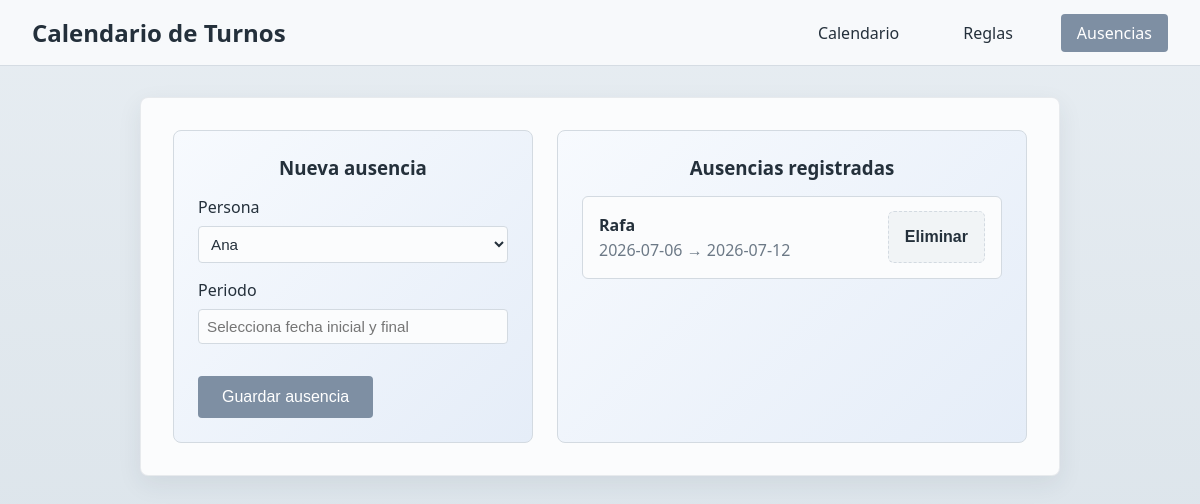
The page //api/absences on the database its author committed.
### models.py (models this page shows)
class Absence(db.Model):
    __tablename__ = 'absences'
    person = db.Column(db.String(50), primary_key=True)
    start_date = db.Column(db.Date, primary_key=True)
    end_date = db.Column(db.Date, nullable=False)
    created_at = db.Column(db.DateTime, default=datetime.utcnow)
    updated_at = db.Column(db.DateTime, default=datetime.utcnow, onupdate=datetime.utcnow)

### app.py (the view)
@app.route(f'/{SECRET_PATH}/api/absences', methods=['GET', 'POST', 'DELETE'])
def manage_absences():
    if request.method == 'GET':
        absences = Absence.query.order_by(Absence.start_date.desc(), Absence.person).all()
        return jsonify([serialize_absence(absence) for absence in absences])
    data = request.get_json() or {}
    if request.method == 'DELETE':
        person = data.get('person')
        start_date_str = data.get('start_date')
        if not person or not start_date_str:
            return jsonify({'success': False, 'error': 'Datos no válidos'}), 400
        start_date = datetime.fromisoformat(start_date_str).date()
        absence = Absence.query.filter_by(person=person, start_date=start_date).first()
        if not absence:
            return jsonify({'success': False, 'error': 'Ausencia no encontrada'}), 404
        db.session.delete(absence)
        db.session.commit()
        app_state.touch_data()
        return jsonify({'success': True})
    start_date_str = data.get('start_date')
    end_date_str = data.get('end_date')
    person = data.get('person')
    original_person = data.get('original_person')
    original_start_date_str = data.get('original_start_date')
    if not start_date_str or not end_date_str or person not in PEOPLE:
        return jsonify({'success': False, 'error': 'Datos no válidos'}), 400
    start_date = datetime.fromisoformat(start_date_str).date()
    end_date = datetime.fromisoformat(end_date_str).date()
    if end_date < start_date:
        return jsonify({'success': False, 'error': 'La fecha final no puede ser anterior a la inicial'}), 400
    original_start_date = (
        datetime.fromisoformat(original_start_date_str).date()
        if original_start_date_str else None
    )
    if original_person and original_start_date:
        original_absence = Absence.query.filter_by(
            person=original_person,
            start_date=original_start_date,
        ).first()
        if original_absence and (original_person != person or original_start_date != start_date):
            db.session.delete(original_absence)
            db.session.flush()
    absence = Absence.query.filter_by(person=person, start_date=start_date).first()
    if not absence:
        absence = Absence(person=person, start_date=start_date)
    absence.end_date = end_date
    db.session.add(absence)
    db.session.commit()
    app_state.touch_data()
    return jsonify({'success': True})

### app.py (called while the page is built, shortened)
def serialize_absence(absence):
    return {
        'start_date': absence.start_date.isoformat(),
        'end_date': absence.end_date.isoformat(),
        'person': absence.person,
    }

def absences_cache_key():
    return 'absences'

def ensure_holiday_refresh_worker():
    global holiday_refresh_thread
    with holiday_refresh_thread_lock:
        if holiday_refresh_thread and holiday_refresh_thread.is_alive():
            return
        holiday_refresh_thread = Thread(
            target=holiday_refresh_worker,
            name='holiday-refresh',
            daemon=True,
        )
        holiday_refresh_thread.start()
        app.logger.info('Worker de recarga de festivos iniciado')

def ensure_custom_shift_schema():
    inspector = db.inspect(db.engine)
    if 'custom_shifts' not in inspector.get_table_names():
        return
    columns = inspector.get_columns('custom_shifts')
    column_names = {column['name'] for column in columns}
    person_column = next((column for column in columns if column['name'] == 'person'), None)
    note_exists = 'note' in column_names
    person_allows_null = bool(person_column and person_column.get('nullable', False))
    if note_exists and person_allows_null:
        return

def ensure_absence_schema():
    inspector = db.inspect(db.engine)
    if 'absences' not in inspector.get_table_names():
        return
    columns = {column['name'] for column in inspector.get_columns('absences')}
    primary_key = inspector.get_pk_constraint('absences').get('constrained_columns') or []
    expected_primary_key = ['person', 'start_date']
    if columns >= {'person', 'start_date', 'end_date'} and primary_key == expected_primary_key:
        return

@app.route(f'/{SECRET_PATH}/absences')
@app_state.cached_view(lambda: absences_cache_key(), ('data',))
def absences():
    absences_list = Absence.query.order_by(Absence.start_date.desc(), Absence.person).all()
    context = {
        'people': sorted(PEOPLE),
        'absences': [serialize_absence(absence) for absence in absences_list],
    }
    return render_template('absences.html', **context)

@app.before_request
def create_tables():
    db.create_all()
    ensure_custom_shift_schema()
    ensure_absence_schema()
    ensure_holiday_refresh_worker()

### templates/absences.html (shortened to what this page needs)
{% extends "base.html" %}
{% block extra_head %}
<link rel="stylesheet" href="https://cdn.jsdelivr.net/npm/flatpickr/dist/flatpickr.min.css">
{% endblock %}
{% block content %}
<div class="settings-container">
    <div class="absence-layout">
        <section class="rule-card absence-form-card">
            <h3>Nueva ausencia</h3>
            <div class="form-group">
                <label for="absencePerson">Persona</label>
                <select id="absencePerson">
                    {% for person in people %}
                    <option value="{{ person }}">{{ person }}</option>
                    {% endfor %}
                </select>
            </div>
            <div class="form-group">
                <label for="absenceDateRange">Periodo</label>
                <input id="absenceDateRange" type="text" placeholder="Selecciona fecha inicial y final">
            </div>
            <div class="absence-form-actions">
                <button id="absenceSaveButton" class="btn btn-save" type="button">Guardar ausencia</button>
            </div>
        </section>
        <section class="rule-card absence-list-card">
            <h3>Ausencias registradas</h3>
            <div id="absenceList" class="absence-list">
                {% for absence in absences %}
                <article class="absence-item"
                    data-person="{{ absence.person }}"
                    data-start-date="{{ absence.start_date }}"
                    data-end-date="{{ absence.end_date }}">
                    <div class="absence-summary">
                        <strong>{{ absence.person }}</strong>
                        <button class="absence-dates-button" type="button">
                            {{ absence.start_date }} → {{ absence.end_date }}
                        </button>
                    </div>
                    <div class="absence-item-actions">
                        <button class="shift-option shift-option-clear absence-delete-button" type="button">Eliminar</button>
                    </div>
                </article>
                {% else %}
                <p id="absenceEmptyState" class="absence-empty">No hay ausencias registradas.</p>
                {% endfor %}
            </div>
        </section>
    </div>
</div>
{% endblock %}

### static/style.css (style rules this page uses)
:root { color-scheme: light; --bg-start: #e7edf2; --bg-end: #d8e1e8; --nav-bg: #f7f9fb; --surface: #fbfcfd; --surface-muted: #f1f4f6; --surface-alt: #e8edf1; --overlay: rgba(24, 30, 36, 0.46); --text-main: #24303b; --text-muted: #6c7986; --text-on-accent: #ffffff; --grid-border: #d3dae1; --panel-border: rgba(127, 140, 153, 0.16); --week-divider: #7f8c99; --focus-ring: rgba(126, 143, 163, 0.18); --elevated-shadow: 0 8px 24px rgba(36, 48, 59, 0.08); --modal-shadow: 0 12px 30px rgba(36, 48, 59, 0.18); --accent: #7e8fa3; --accent-hover: #6f8094; --action-bg: var(--accent); --action-hover: var(--accent-hover); --action-text: var(--text-on-accent); --day-bg-current: #f6f8fa; --day-bg-other: #edf1f4; --day-hover-overlay: rgba(255, 255, 255, 0.08); --day-number-text: #24303b; --day-number-other-text: #7c8998; --day-number-bg: rgba(255, 255, 255, 0.92); --day-number-other-bg: rgba(244, 247, 251, 0.88); --holiday-chip: #c98989; --empty-bg: #f4eeeb; --empty-border: #d7c4bd; --empty-text: #946d66; --custom-border: #3f7f73; --juanmi-bg: #dde8f4; --juanmi-text: #3c5874; --juanmi-border: #bfd0e0; --rafa-bg: #f0e5cf; --rafa-text: #816338; --rafa-border: #ddccae; --ana-bg: #e1ece3; --ana-text: #3f6a4b; --ana-border: #bfd4c4; --field-bg: var(--surface); --field-border: var(--grid-border); --field-hover-bg: var(--surface-alt); --field-selected-ring: rgba(127, 140, 153, 0.16); --settings-card-bg: linear-gradient(135deg, #f7fafe 0%, #e5edf8 100%); }
* { margin: 0; padding: 0; box-sizing: border-box; }
html, body { min-height: 100%; }
html { background: linear-gradient(180deg, var(--bg-start) 0%, var(--bg-end) 100%); background-color: var(--bg-end); }
body { font-family: "Segoe UI", Tahoma, Geneva, Verdana, sans-serif; background: linear-gradient(180deg, var(--bg-start) 0%, var(--bg-end) 100%); background-color: var(--bg-end); color: var(--text-main); min-height: 100vh; display: flex; flex-direction: column; }
.calendar-container, .settings-container, .shift-modal-content { background: var(--surface); color: var(--text-main); box-shadow: var(--elevated-shadow); }
.calendar-container, .settings-container { border: 1px solid var(--panel-border); }
.month-selector, .form-group select, .form-group input, .shift-note-input { background-color: var(--field-bg); color: var(--text-main); border: 1px solid var(--field-border); }
.btn { padding: 0.75rem 1.5rem; border: none; border-radius: 4px; cursor: pointer; font-size: 1rem; transition: background-color 0.2s ease, color 0.2s ease; }
.btn-save { background-color: var(--action-bg); color: var(--action-text); margin-top: 1rem; }
.shift-option { padding: 1rem; border: 1px solid var(--field-border); background-color: var(--field-bg); border-radius: 6px; cursor: pointer; font-size: 1rem; font-weight: 600; color: var(--text-main); transition: background-color 0.2s ease, border-color 0.2s ease, box-shadow 0.2s ease; }
.shift-option-clear { background-color: var(--surface-muted); color: var(--text-main); border-style: dashed; border-color: var(--grid-border); margin-top: 0.5rem; }
.settings-container { border-radius: 8px; padding: 2rem; }
.absence-layout { display: grid; grid-template-columns: minmax(260px, 360px) minmax(0, 1fr); gap: 1.5rem; }
.rule-card { background: var(--settings-card-bg); border-radius: 8px; padding: 1.5rem; border: 1px solid var(--grid-border); }
.rule-card h3 { color: var(--text-main); margin-bottom: 1rem; text-align: center; }
.form-group { margin-bottom: 1rem; }
.form-group label { display: block; margin-bottom: 0.5rem; color: var(--text-main); font-weight: 500; }
.form-group select, .form-group input { width: 100%; padding: 0.5rem; border-radius: 4px; font-size: 0.95rem; }
.absence-list { display: flex; flex-direction: column; gap: 0.85rem; }
.absence-form-actions, .absence-item-actions { display: flex; gap: 0.75rem; align-items: center; }
.absence-item { display: flex; align-items: center; justify-content: space-between; gap: 1rem; padding: 0.9rem 1rem; border: 1px solid var(--grid-border); border-radius: 6px; background-color: var(--surface); }
.absence-summary { display: flex; flex-direction: column; gap: 0.2rem; }
.absence-summary strong { color: var(--text-main); }
.absence-delete-button { margin-top: 0; white-space: nowrap; }
.absence-dates-button { padding: 0; border: none; background: none; color: var(--text-muted); font: inherit; text-align: left; cursor: pointer; }

### rows shown on the page
Absence: person "Rafa", start_date "2026-07-06", end_date "2026-07-12"

### other values the page prints
form field value "Ana"
